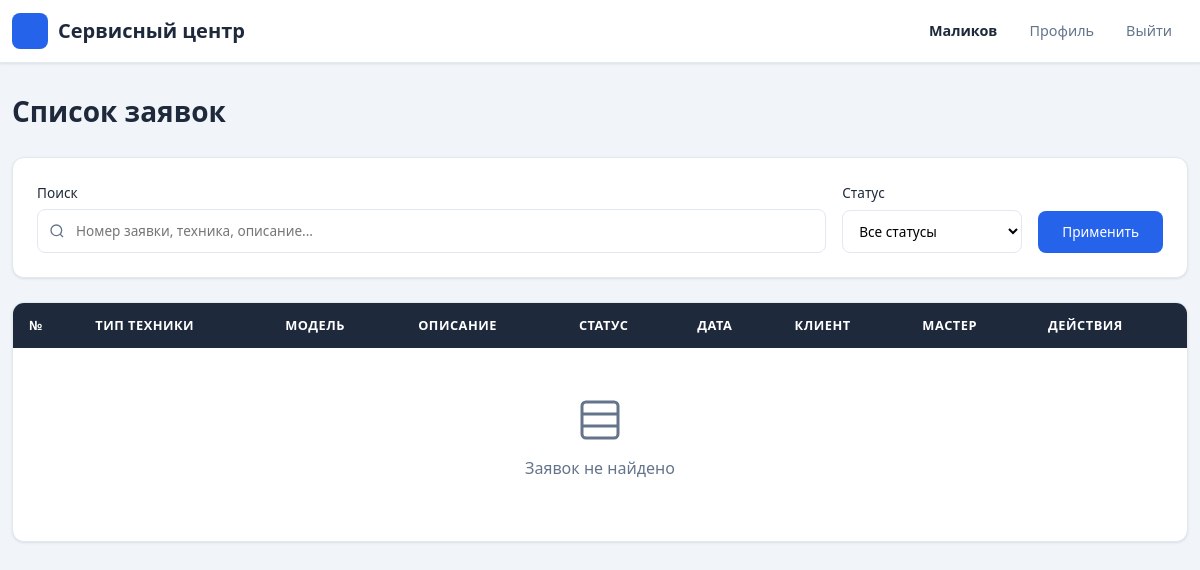
The app's page /requests/ (signed in), older data.
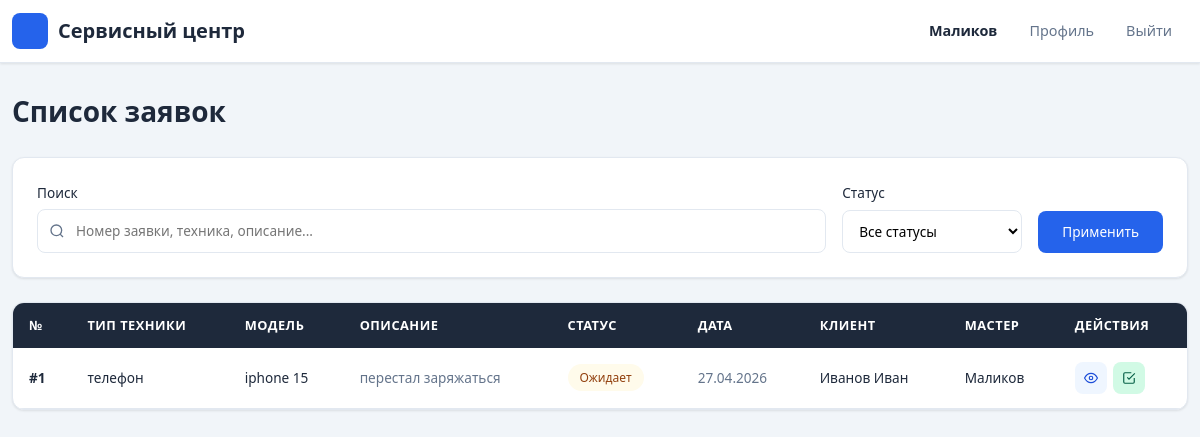
The same page, newer data.
### accounts/models.py (models this page shows, shortened)
class User(AbstractBaseUser):
    USER_TYPES = (
        ('client', 'Клиент'),
        ('master', 'Мастер'),
        ('admin', 'Администратор'),
    )
    user_id = models.AutoField(primary_key=True)
    fio = models.CharField(max_length=100, verbose_name="ФИО")
    phone = models.CharField(max_length=20, verbose_name="Телефон")
    login = models.CharField(max_length=50, unique=True, verbose_name="Логин")
    password = models.CharField(max_length=255, verbose_name="Пароль")
    type = models.CharField(max_length=20, choices=USER_TYPES, default='client', verbose_name="Тип пользователя")
    role = models.ForeignKey(
        Role, on_delete=models.SET_NULL, null=True, blank=True,
        verbose_name="Роль", db_column='roleID'
    )
    last_login = None
    is_active = True
    USERNAME_FIELD = 'login'
    REQUIRED_FIELDS = ['fio', 'phone']
    objects = UserManager()
    class Meta:
        db_table = 'users'
        verbose_name = 'Пользователь'
        verbose_name_plural = 'Пользователи'

class Client(models.Model):
    client_id = models.AutoField(primary_key=True)
    user = models.ForeignKey(User, on_delete=models.CASCADE, db_column='userID')
    class Meta:
        db_table = 'clients'
        verbose_name = 'Клиент'
        verbose_name_plural = 'Клиенты'

class Master(models.Model):
    master_id = models.AutoField(primary_key=True)
    user = models.ForeignKey(User, on_delete=models.CASCADE, db_column='userID')
    class Meta:
        db_table = 'masters'
        verbose_name = 'Мастер'
        verbose_name_plural = 'Мастера'

### requests1/models.py (models this page shows, shortened)
class Request(models.Model):
    STATUS_CHOICES = [
        ('new', 'Новая'),
        ('pending', 'Ожидает'),
        ('in_progress', 'В процессе ремонта'),
        ('ready', 'Готово'),
        ('completed', 'Завершена'),
        ('cancelled', 'Отменена'),
    ]
    request_id = models.AutoField(primary_key=True)
    start_date = models.DateTimeField(verbose_name="Дата начала")
    home_tech_type = models.CharField(max_length=100, verbose_name="Тип техники")
    home_tech_model = models.CharField(max_length=100, verbose_name="Модель техники")
    problem_description = models.TextField(verbose_name="Описание проблемы")
    request_status = models.CharField(
        max_length=20,
        choices=STATUS_CHOICES,
        default='new',
        verbose_name="Статус заявки"
    )
    completion_date = models.DateTimeField(null=True, blank=True, verbose_name="Дата завершения")
    repair_parts = models.TextField(blank=True, verbose_name="Запчасти")
    master = models.ForeignKey(
        Master, on_delete=models.SET_NULL, null=True, blank=True,
        db_column='masterID', verbose_name="Мастер"
    )
    client = models.ForeignKey(
        Client, on_delete=models.CASCADE,
        db_column='clientID', verbose_name="Клиент"
    )
    class Meta:
        db_table = 'requests'
        verbose_name = 'Заявка'
        verbose_name_plural = 'Заявки'

### requests1/views.py (the view)
    def wrapper(request, *args, **kwargs):
        if not request.session.get('user_id'):
            messages.error(request, 'Необходимо войти в систему')
            return redirect('login')
        return view_func(request, *args, **kwargs)

### requests1/views.py (called while the page is built)
def login_required(view_func):
    def wrapper(request, *args, **kwargs):
        if not request.session.get('user_id'):
            messages.error(request, 'Необходимо войти в систему')
            return redirect('login')
        return view_func(request, *args, **kwargs)
    return wrapper

### templates/requests/request_list.html (shortened to what the changed rows need)
{% extends 'base.html' %}
{% block content %}
<div style="display: flex; justify-content: space-between; align-items: center; margin-bottom: 28px;">
    <h1 style="font-size: 1.75rem; font-weight: 700; margin: 0;">Список заявок</h1>
</div>
<div style="background: var(--surface); border: 1px solid var(--border); border-radius: var(--radius); box-shadow: var(--shadow); overflow: hidden;">
    <div style="overflow-x: auto;">
        <table style="width: 100%; border-collapse: collapse;">
            <thead>
                <tr style="background: #1e293b;">
                    <th style="padding: 12px 16px; text-align: left; font-size: 0.8rem; font-weight: 600; color: white; text-transform: uppercase; letter-spacing: 0.5px;">№</th>
                    <th style="padding: 12px 16px; text-align: left; font-size: 0.8rem; font-weight: 600; color: white; text-transform: uppercase; letter-spacing: 0.5px;">Тип техники</th>
                    <th style="padding: 12px 16px; text-align: left; font-size: 0.8rem; font-weight: 600; color: white; text-transform: uppercase; letter-spacing: 0.5px;">Модель</th>
                    <th style="padding: 12px 16px; text-align: left; font-size: 0.8rem; font-weight: 600; color: white; text-transform: uppercase; letter-spacing: 0.5px;">Описание</th>
                    <th style="padding: 12px 16px; text-align: left; font-size: 0.8rem; font-weight: 600; color: white; text-transform: uppercase; letter-spacing: 0.5px;">Статус</th>
                    <th style="padding: 12px 16px; text-align: left; font-size: 0.8rem; font-weight: 600; color: white; text-transform: uppercase; letter-spacing: 0.5px;">Дата</th>
                    <th style="padding: 12px 16px; text-align: left; font-size: 0.8rem; font-weight: 600; color: white; text-transform: uppercase; letter-spacing: 0.5px;">Клиент</th>
                    <th style="padding: 12px 16px; text-align: left; font-size: 0.8rem; font-weight: 600; color: white; text-transform: uppercase; letter-spacing: 0.5px;">Мастер</th>
                    <th style="padding: 12px 16px; text-align: left; font-size: 0.8rem; font-weight: 600; color: white; text-transform: uppercase; letter-spacing: 0.5px;">Действия</th>
                </tr>
            </thead>
            <tbody>
                {% for req in requests %}
                <tr style="border-bottom: 1px solid var(--border); transition: background 0.15s;" onmouseover="this.style.background='#f8fafc'" onmouseout="this.style.background='transparent'">
                    <td style="padding: 14px 16px; font-weight: 600; color: var(--text); font-size: 0.85rem;">#{{ req.request_id }}</td>
                    <td style="padding: 14px 16px; font-size: 0.85rem;">{{ req.home_tech_type }}</td>
                    <td style="padding: 14px 16px; font-size: 0.85rem;">{{ req.home_tech_model }}</td>
                    <td style="padding: 14px 16px; font-size: 0.85rem; color: var(--text-muted); max-width: 200px; overflow: hidden; text-overflow: ellipsis; white-space: nowrap;">{{ req.problem_description|truncatechars:50 }}</td>
                    <td style="padding: 14px 16px;">
                        {% if req.request_status == 'new' %}
                            <span style="display: inline-block; background: #f0f9ff; color: #0369a1; padding: 4px 12px; border-radius: 20px; font-size: 0.75rem; font-weight: 500;">Новая</span>
                        {% elif req.request_status == 'pending' %}
                            <span style="display: inline-block; background: #fffbeb; color: #92400e; padding: 4px 12px; border-radius: 20px; font-size: 0.75rem; font-weight: 500;">Ожидает</span>
                        {% elif req.request_status == 'in_progress' %}
                            <span style="display: inline-block; background: #eff6ff; color: #1e40af; padding: 4px 12px; border-radius: 20px; font-size: 0.75rem; font-weight: 500;">В процессе</span>
                        {% elif req.request_status == 'ready' %}
                            <span style="display: inline-block; background: #ecfdf5; color: #065f46; padding: 4px 12px; border-radius: 20px; font-size: 0.75rem; font-weight: 500;">Готово</span>
                        {% elif req.request_status == 'completed' %}
                            <span style="display: inline-block; background: #f0fdf4; color: #166534; padding: 4px 12px; border-radius: 20px; font-size: 0.75rem; font-weight: 500;">Завершена</span>
                        {% elif req.request_status == 'cancelled' %}
                            <span style="display: inline-block; background: #fef2f2; color: #991b1b; padding: 4px 12px; border-radius: 20px; font-size: 0.75rem; font-weight: 500;">Отменена</span>
                        {% endif %}
                    </td>
                    <td style="padding: 14px 16px; font-size: 0.85rem; color: var(--text-muted);">{{ req.start_date|date:"d.m.Y" }}</td>
                    <td style="padding: 14px 16px; font-size: 0.85rem;">{{ req.client.user.fio }}</td>
                    <td style="padding: 14px 16px; font-size: 0.85rem;">
                        {% if req.master %}
                            {{ req.master.user.fio }}
                        {% else %}
                            <span style="display: inline-block; background: #f1f5f9; color: var(--text-muted); padding: 3px 10px; border-radius: 20px; font-size: 0.75rem;">Не назначен</span>
                        {% endif %}
                    </td>
                    <td style="padding: 14px 16px;">
                        <div style="display: flex; gap: 6px;">
                            <a href="{% url 'request_detail' req.request_id %}" style="display: inline-flex; align-items: center; justify-content: center; width: 32px; height: 32px; background: #eff6ff; color: #1d4ed8; border-radius: var(--radius-sm); text-decoration: none;" title="Просмотр">
                                <svg width="14" height="14" viewBox="0 0 24 24" fill="none" stroke="currentColor" stroke-width="2"><path d="M1 12s4-8 11-8 11 8 11 8-4 8-11 8-11-8-11-8z"/><circle cx="12" cy="12" r="3"/></svg>
                            </a>
                            {% if request.session.user_type == 'master' and req.master and req.master.user.user_id == request.session.user_id and req.request_status != 'completed' %}
                                <a href="{% url 'request_update' req.request_id %}" style="display: inline-flex; align-items: center; justify-content: center; width: 32px; height: 32px; background: #d1fae5; color: #065f46; border-radius: var(--radius-sm); text-decoration: none;" title="Обновить статус">
                                    <svg width="14" height="14" viewBox="0 0 24 24" fill="none" stroke="currentColor" stroke-width="2"><polyline points="9 11 12 14 22 4"/><path d="M21 12v7a2 2 0 0 1-2 2H5a2 2 0 0 1-2-2V5a2 2 0 0 1 2-2h11"/></svg>
                                </a>
                            {% endif %}
                        </div>
                    </td>
                </tr>
                {% empty %}
                <tr>
                    <td colspan="9" style="text-align: center; padding: 48px 16px;">
                        <div style="margin-bottom: 12px;">
                            <svg width="48" height="48" viewBox="0 0 24 24" fill="none" stroke="var(--text-muted)" stroke-width="1.5"><rect x="3" y="3" width="18" height="18" rx="2" ry="2"/><line x1="3" y1="9" x2="21" y2="9"/><line x1="3" y1="15" x2="21" y2="15"/></svg>
                        </div>
                        <p style="color: var(--text-muted); margin-bottom: 12px;">Заявок не найдено</p>
                    </td>
                </tr>
                {% endfor %}
            </tbody>
        </table>
    </div>
</div>
{% endblock %}

### templates/base.html (shortened to what this page needs)
<!DOCTYPE html>
<html lang="ru">
<head>
    <link href="https://cdn.jsdelivr.net/npm/bootstrap@5.1.3/dist/css/bootstrap.min.css" rel="stylesheet">
</head>
<body>
    <nav class="navbar navbar-expand-lg">
        <div class="container">
            <a class="navbar-brand" href="{% url 'dashboard' %}">Сервисный центр</a>
            <div class="collapse navbar-collapse" id="navbarNav">
                <div class="navbar-nav ms-auto">
                    {% if request.session.user_id %}
                        <span class="nav-link text-light">{{ request.session.user_name }}</span>
                        <a class="nav-link" href="{% url 'profile' %}">Профиль</a>
                        <a class="nav-link" href="{% url 'logout' %}">Выйти</a>
                    {% else %}
                        <a class="nav-link" href="{% url 'login' %}">Войти</a>
                        <a class="nav-link" href="{% url 'register' %}">Регистрация</a>
                    {% endif %}
                </div>
            </div>
        </div>
    </nav>
    <div class="container content-wrapper">
        {% block content %}
        {% endblock %}
    </div>
</body>
</html>

Row changes from the older to the newer data that the page shows:
now on this page (row unchanged): User: session.user_name "Маликов"
added Request: request_id "1", home_tech_type "телефон", home_tech_model "iphone 15", problem_description "перестал заряжаться", request_status "Ожидает", start_date "27.04.2026", client.user.fio "Иванов Иван", master.user.fio "Маликов"
Text that changed along with them:
{{ request.session.user_name }}: "Маликов" → (not shown)
text no longer shown: "Заявок не найдено"
